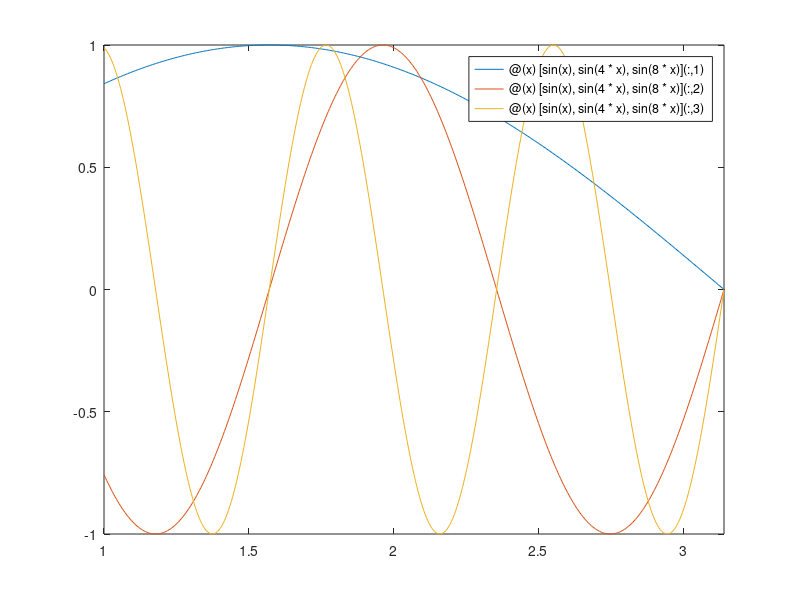

Write the MATLAB code that produced this figure. (Note: this script raises an error after producing the figure.)
%{
TUTORIAL CONFIGURATION
* make sure you have your MATLAB path set to include
    C:\Users\Nicholas Palko\Documents\Development\MSCF    
    C:\Users\Nicholas Palko\Documents\Development\Cloud\MATLAB\cloud
    


STYLE:

* spaces instead of tabs: other people use different tab settings; spaces
  guarentee consistency
* don't write past 80 lines (use ...): this helps when you want to look at
  two pages of code side by side; we'll visit such situations when using
  source control later

COMMENTS:

Zen of commenting:

        Your code should be clear enough to tell someone HOW
        you are doing something; comments should tell them
        WHY the code exists

GOOD CODING GUIDELINES:

1. use intermediate variables with specific names to explain your thought
   process
2. don't hardcode constants (i.e. no random numbers showing up in code)
3. code is written a few times, and then read hundreds of times. make 
   make your code readable!!
4. optimization is the very last thing you ever do! don't write code to use
   obscure tricks to 'make things go faster'. 
%}




%{
ANONYMOUS FUNCTIONS: BOND PRICING, OPTION GREEKS
NAMESPACES

%}

% Basic examples of anonymous functions

f1 = @(x) x^2;
f2 = @(x) sin(x);
f3 = @(y) bondprice(100,y,10,.04);

% Why is it important? This way, you can pass a function to a function 
%
%           Yo Dawg, I heard you like functions, so I
%           put a function in your function so that  
%           you can MATLAB while you MATLAB.
%               ref: http://knowyourmeme.com/memes/xzibit-yo-dawg
%
% Anonymous functions are 1st class objects (a good interview question).
% This means that anonymous functions can be passed around like any other
% object in MATLAB (like a matrix, string, cell array, etc). This 
% allows us to ENCAPSULATE and RESUSE our hard work

% Plotting. Notice that FPLOT doesn't care what's going on inside the 
% function passed to it. FPLOT simply provides an X coordinate, and 
% recieves a Y back (ENCAPSULATION!). 

fplot(@(x) sin(x),[1 10*pi]);
f = @(x) sin(x);
fplot(f, [1 10*pi]);
fplot(@(x) [sin(x) sin(4*x) sin(8*x)], [1 pi]);

% Anonymous functions are also useful for finding solutions that can only
% be obtained numerically

f = @(y) bondprice(100,y,8,.05);
fplot(f, [0 .1]);

% (use data explorer)

f = @(y) 119.23 - bondprice(100,y,8,.05);
y = fsolve(f, 0);
fsolve(@(y) 119.23 - bondprice(100,y,8,.05), 0);

% formating

format('short')
format('long')

% Namespaces: Those funky folders with the '+'. Essentially, they're a way
% of organizing all the functions available to us. NEVER ADD THESE FOLDERS
% TO YOUR PATH; add the parent folder instead.

% Staic methods: to invoke the method without an instance of the class

% Below, we use:
% [use the bs namespace].[the call object].[the static method of the call]

% Recreating options plots out of Natenberg

cp = @(S,K) bs.call.price(S,K,0,.2,.05,60/260);
fplot(@(S) [cp(S,90) cp(S,100) cp(S,110)],[80 120]);
title('Figure 6-4: Call Theoretical Value vs. Underlying Price');
xlabel('Underlying Price');
ylabel('Theoretical Value');
legend('90','100','110','location','NorthWest');

cg = @(S,K) bs.call.gamma(S,K,0,.2,.05,60/260);
fplot(@(S) [cg(S,90) cg(S,100) cg(S,110)],[80 120]);
title('Figure 6-8: Call or Put Gamma vs. Underlying Price');
xlabel('Underlying Price');
ylabel('Gamma');
legend('90','100','110','location','NorthEast');

%{
DEBUGGING: BEST WAY TO ANSWER 'WHAT THE HELL IS GOING ON?!'


Let's revisit bondprice.m

>> edit bondprice.m

1. set breakpoint in bondprice
2. Observe that the stack frame changes. Workspace variables are no
   longer local. Observe change in prompt.

dbcont: continue until next breakpoint
dbquit: give up
dbclear all: clear all breakpoints

%}


%{
SERIAL DATES

The best way to work with dates in MATLAB. Extremely useful when plotting
time series. Also see 

    Financial Toolbox | Function Reference | Dates | Financial Dates

%}

today()
m2xdate(today())
datestr(today())
datestr(today(), 'yyyy-mm-dd')
datestr(now())
datenum('12-25-1981')

%{
DOWNLOADING MARKET DATA

%}

portfolio.ticker = {
    'SPY'
    'XLU' 
    'XLK' 	
    'XLF' 	
    'XLE' 
    'XLY'
    'XLV'
    };
portfolio.description = {
    'S&P 500 (ETF)'
    'Utilities SPDR (ETF)'
    'Technology SPDR (ETF)'
    'Financial Select Sector (ETF)'
    'Energy Select Sector SPDR (ETF)'
    'Consumer Discretionary SPDR (ETF)'
    'Health Care SPDR (ETF)'
    };
endDate = today - 1;
startDate = endDate-500;

f = marketdata.yahoo();
f.debug = true;

% determine how big we need to make our preallocation

[ignore dates] = f.getData(portfolio.ticker{1}, startDate, endDate);
nDate = numel(dates);
nSecurity = numel(portfolio.ticker);
close = zeros(nDate, nSecurity);
volume = zeros(nDate, nSecurity);

for i=1:nSecurity
   [download ignore] = f.getData(portfolio.ticker{i}, startDate, endDate);
   close(:,i) = download.close;
   volume(:,i) = download.volume;
end

% notice that with our data already arranged in a certian way (each
% column is a different security), MATLAB does the right thing
% automatically

plot(dates,close);
datetick('x','mmm-yy');
legend(portfolio.ticker);


%{
TIME SERIES BASICS

* all time series matricies indexed as A(time,security)
* A(1,:) is the first temperal observation, A(end,:) is the last

Remember your ABVs:
    
    Always
    Be
    Vectorizing

In MATLAB, we shouldn't have to write many for loops. If you're writing a
for loop, stop and think if there's a different approach. Your code will 
be 
 * more readable (MOST IMPORTANT!), as it will be more idiomatic MATLAB, 
   and make sense to other people who use MATLAB
 * about 1-1000x times faster. Not only because vectorization is faster, 
   but for loops in MATLAB are really really really really slow.

%}

% calculate simple returns
% (Vf-Vi)/Vi
% notice that for time index 1 we have no returns defined, as we do not
% have a price for time index 0.

ret = NaN(size(close));
ret(2:end,:) = (close(2:end,:) - close(1:end-1,:)) ./ close(1:end-1,:);

% look at historical volitlity

vol = NaN(size(ret));
window = 20; % use a 20-day trailing volatility

for i=window:size(ret,1)
    vol(i,:) = nanstd(ret(i-window+1:i,:));
end

vol = vol * sqrt(260); % annualize daily observations

%{
TRADING SIMULATION


%}

% lets create some trade signals

signal = rand(size(close));
action = zeros(size(close));

buySign = (signal > .15) & (signal < .20);
sellSign = (signal > .75) & (signal < .80);

action(buySign) = 1;
action(sellSign) = -1;

% simple cumsum example
stairs(cumsum(double(action(:,1))));

trade = action .* volume * .02; % only get as big as 2% volume


% define position as end of day quantites

qty = cumsum(trade);
exposure = qty .* close;

% pnl
% (P(t) - P(t-1)) * Q(t)

pnl = zeros(size(close));
pnl(2:end,:) = (close(2:end,:) - close(1:end-1,:)) .* qty(2:end,:);

plot(cumsum(sum(pnl,2)))


